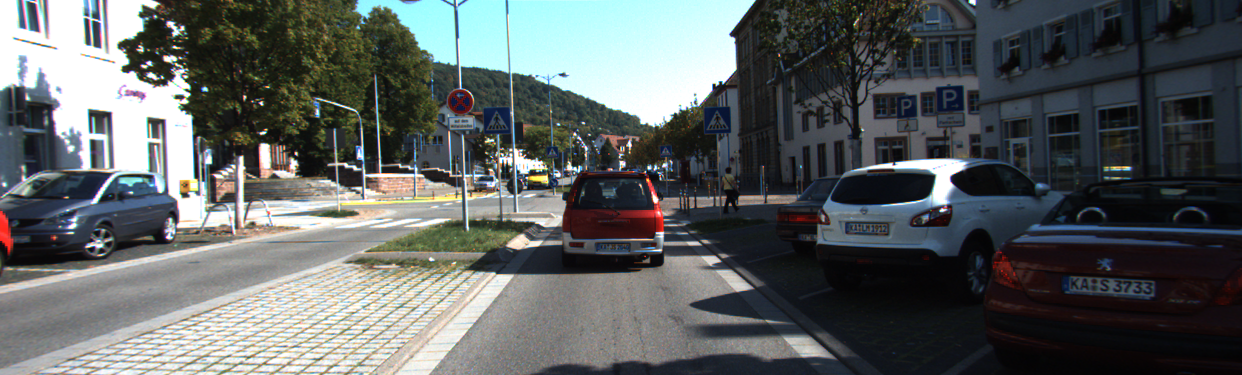
#> input picture exploration/000275.png, 1242 x 375 px
$ jupyter execute --allow-errors Vehicle_Detection.ipynb   (shell and % lines are left out)   (older library calls are emulated)
#> lines starting #> are read from the running program, lines starting #| are printed output that depends on the picture
# Vehicle Detection

I build an SVM classifier to distinguish vehicles from non-vehicles.

Outline:

1. Collect summary statistics on data.
2. Explore and define color features.
3. Define Histogram of Oriented Gradient features.
4. Extract and normalize features.
5. Build and train an SVM classifier.
6. Search for vehicle in an image using a sliding window search.
7. Combine overlapping windows & eliminate false positives.
8. Generate final video output.

## 1. Collect summary statistics on data.

[cell 1]
# Adapted from "Project: Vehicle Detection and Tracking, 19. Data Exploration".

import matplotlib.pyplot as plt
import glob

# Images are divided up into vehicles and non-vehicles
cars = glob.glob('./vehicles/*/*.png')
notcars = glob.glob('./non-vehicles/*/*.png')

# Define a function to return some characteristics of the dataset
def data_look(car_list, notcar_list):
    data_dict = {}
    # Define a key in data_dict "n_cars" and store the number of car images
    data_dict["n_cars"] = len(car_list)
    # Define a key "n_notcars" and store the number of notcar images
    data_dict["n_notcars"] = len(notcar_list)
    # Read in a test image, either car or notcar
    img = plt.imread(car_list[0])
    # Define a key "image_shape" and store the test image shape 3-tuple
    data_dict["image_shape"] = img.shape
    # Define a key "data_type" and store the data type of the test image.
    data_dict["data_type"] = type(img[0, 0, 0])
    # Return data_dict
    return data_dict

#> (the rest of this cell did not finish here and is left out)

The dataset does not suffer from a significant class imbalance.

## 2. Explore and define color features.

[cell 2]
# Adapted from "Project: Vehicle Detection and Tracking, 15. Explore Color Spaces".

import cv2
import numpy as np
from mpl_toolkits.mplot3d import Axes3D

def plot3d(pixels, colors_rgb, axis_labels=list("RGB"), axis_limits=((0, 255), (0, 255), (0, 255))):
    """Plot pixels in 3D."""

    # Create figure and 3D axes
    fig = plt.figure(figsize=(8, 8))
    ax = Axes3D(fig)

    # Set axis limits
    ax.set_xlim(*axis_limits[0])
    ax.set_ylim(*axis_limits[1])
    ax.set_zlim(*axis_limits[2])

    # Set axis labels and sizes
    ax.tick_params(axis='both', which='major', labelsize=14, pad=8)
    ax.set_xlabel(axis_labels[0], fontsize=16, labelpad=16)
    ax.set_ylabel(axis_labels[1], fontsize=16, labelpad=16)
    ax.set_zlabel(axis_labels[2], fontsize=16, labelpad=16)

    # Plot pixel values with colors given in colors_rgb
    ax.scatter(
        pixels[:, :, 0].ravel(),
        pixels[:, :, 1].ravel(),
        pixels[:, :, 2].ravel(),
        c=colors_rgb.reshape((-1, 3)),
        edgecolors='none')

    return ax  # return Axes3D object for further manipulation

def plot_colors(img_path, img_figsize=(15, 15)):
    """Plots img_path and a sample of its pixels in various color spaces."""
#> called with img_path = './exploration/000275.png', img_figsize = (15, 15)
    # Read a color image
    img = cv2.imread(img_path)
#> img is the input picture: shape (375, 1242, 3); mean B, G, R 96.5, 96.6, 91.8
    plt.figure(figsize=img_figsize)
    plt.imshow(cv2.cvtColor(img, cv2.COLOR_BGR2RGB))

    # Select a small fraction of pixels to plot by subsampling it
    scale = max(img.shape[0], img.shape[1], 64) / 64  # at most 64 rows and columns
#> scale = 19.41
    img_small = cv2.resize(img, (np.int(img.shape[1] / scale), np.int(img.shape[0] / scale)),
                           interpolation=cv2.INTER_NEAREST)

    # Convert subsampled image to desired color space(s)
    img_small_RGB = cv2.cvtColor(img_small, cv2.COLOR_BGR2RGB)  # OpenCV uses BGR, matplotlib likes RGB
    img_small_rgb = img_small_RGB / 255.  # scaled to [0, 1], only for plotting
    img_small_HLS = cv2.cvtColor(img_small, cv2.COLOR_BGR2HLS)
    img_small_HSV = cv2.cvtColor(img_small, cv2.COLOR_RGB2HSV)
    img_small_LUV = cv2.cvtColor(img_small, cv2.COLOR_BGR2Luv)
    img_small_YUV = cv2.cvtColor(img_small, cv2.COLOR_BGR2YUV)
    img_small_YCrCb = cv2.cvtColor(img_small, cv2.COLOR_BGR2YCrCb)

    # Plot and show data.
    plot3d(img_small_RGB, img_small_rgb)
    plt.show()
    plot3d(img_small_HLS, img_small_rgb, axis_labels=list("HLS"), axis_limits=((0, 179), (0, 255), (0, 255)))
    plt.show()
    plot3d(img_small_HSV, img_small_rgb, axis_labels=list("HSV"), axis_limits=((0, 179), (0, 255), (0, 255)))
    plt.show()
    plot3d(img_small_LUV, img_small_rgb, axis_labels=list("LUV"))
    plt.show()
    plot3d(img_small_YUV, img_small_rgb, axis_labels=list("YUV"))
    plt.show()
    plot3d(img_small_YCrCb, img_small_rgb, axis_labels=list("YCrCb"))
    plt.show()

plot_colors('./exploration/000275.png')

The image has black, red, and white cars. HLS color space seems to do the best job emphasizing the separation of these points from the rest of the image. HSV color space also performs well, but since HSV and HLS encode similar information in different orders, I'd like to pick one set of color features. Including both would be redundant.

[cell 3]
plot_colors('./exploration/000528.png')
#> call 2 of plot_colors, with img_path = './exploration/000528.png', img_figsize = (15, 15)
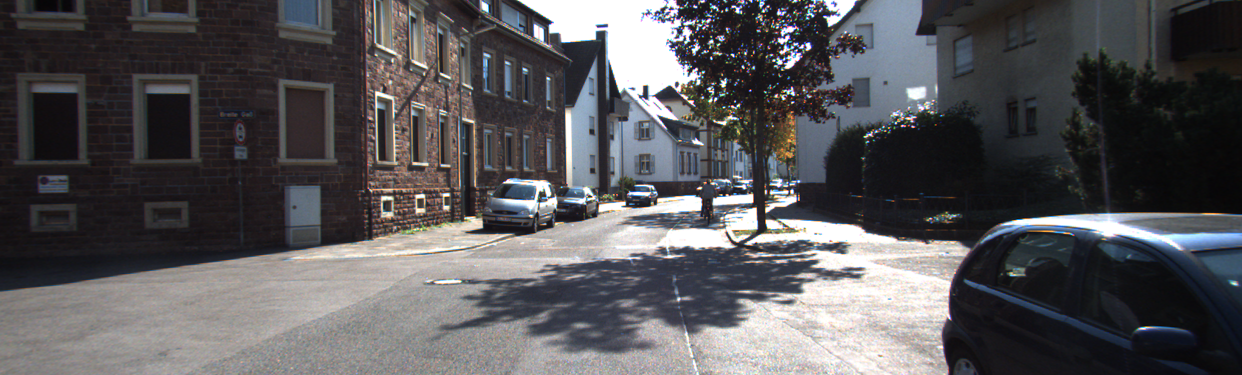
#> input picture exploration/000528.png, 1242 x 375 px
#> in plot_colors, img is the input picture: shape (375, 1242, 3); mean B, G, R 89, 86.4, 87.6

This image has some white (?) cars in the distance and a large black car in the lower right corner. The HLS and HSV color spaces do a good job emphasizing the black car, but HLS does a better job keeping the collection of black points in a single cluster.

[cell 4]
plot_colors('./exploration/001240.png')
#> call 3 of plot_colors, with img_path = './exploration/001240.png', img_figsize = (15, 15)
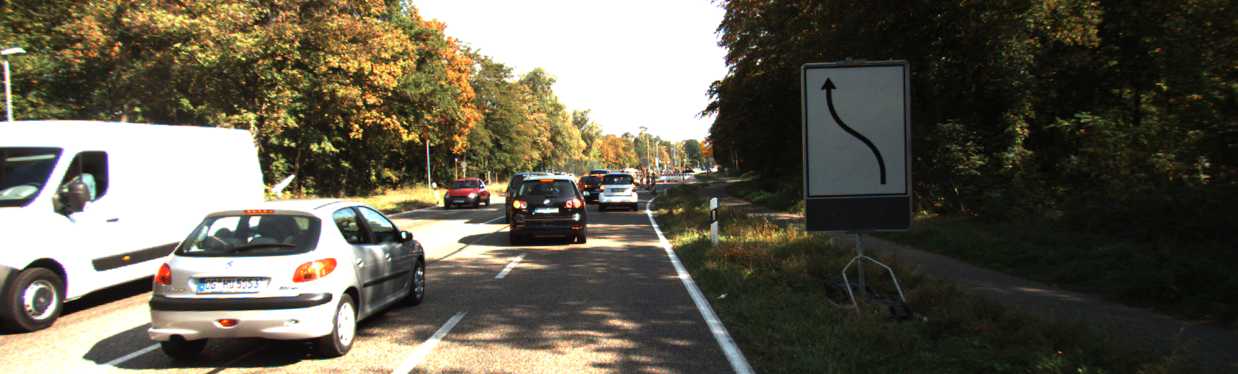
#> input picture exploration/001240.png, 1238 x 374 px
#> in plot_colors, img is the input picture: shape (374, 1238, 3); mean B, G, R 80.8, 94.7, 99

This image has some two nearby white cars, a distant white car, a black car, and a red car. The red car isn't very distinct in any of the color space 3D plots, but HLS color space still seems to do the best job separating out the white and black cars.

[cell 5]
plot_colors('./exploration/yellow_car.png', img_figsize=(2, 2))
#> call 4 of plot_colors, with img_path = './exploration/yellow_car.png', img_figsize = (2, 2)
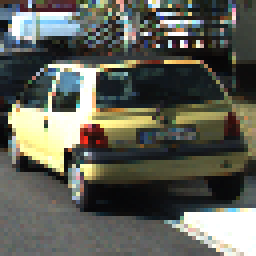
#> input picture exploration/yellow_car.png, 64 x 64 px (shown 4 times larger)
#> in plot_colors, img is the input picture: shape (64, 64, 3); mean B, G, R 86.6, 95.9, 94.3
#> in plot_colors (call 4), `img_small_HLS = cv2.cvtColor(img_small, cv2.COLOR_BGR2HLS)`: img_small_HLS: shape (64, 64, 3); mean of channels 0, 1, 2 62, 91.2, 61.1
#> in plot_colors (call 4), `img_small_HSV = cv2.cvtColor(img_small, cv2.COLOR_RGB2HSV)`: img_small_HSV: shape (64, 64, 3); mean H, S, V 65.2, 61, 102.7
#> in plot_colors (call 4), `img_small_LUV = cv2.cvtColor(img_small, cv2.COLOR_BGR2Luv)`: img_small_LUV: shape (64, 64, 3); mean of channels 0, 1, 2 98.3, 96.7, 142.3
#> in plot_colors (call 4), `img_small_YUV = cv2.cvtColor(img_small, cv2.COLOR_BGR2YUV)`: img_small_YUV: shape (64, 64, 3); mean of channels 0, 1, 2 94.4, 124.2, 128
#> in plot_colors (call 4), `img_small_YCrCb = cv2.cvtColor(img_small, cv2.COLOR_BGR2YCrCb)`: img_small_YCrCb: shape (64, 64, 3); mean of channels 0, 1, 2 94.4, 128, 123.6

HSL color space separates the yellow points from the black points the best (diagonally), and also does a good job separating the yellow car and pale blue background points.

[cell 6]
plot_colors('./exploration/white_car.png', img_figsize=(2, 2))
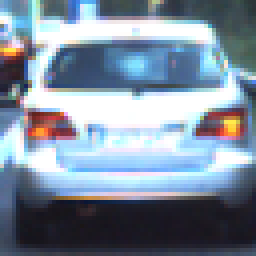
#> input picture exploration/white_car.png, 64 x 64 px (shown 4 times larger)
#> in plot_colors, img is the input picture: shape (64, 64, 3); mean B, G, R 157.5, 141.3, 126.3
#> in plot_colors (call 5), `img_small_HLS = cv2.cvtColor(img_small, cv2.COLOR_BGR2HLS)`: img_small_HLS: shape (64, 64, 3); mean of channels 0, 1, 2 97.5, 141.7, 107.3
#> in plot_colors (call 5), `img_small_HSV = cv2.cvtColor(img_small, cv2.COLOR_RGB2HSV)`: img_small_HSV: shape (64, 64, 3); mean H, S, V 49, 71.2, 162.6
#> in plot_colors (call 5), `img_small_LUV = cv2.cvtColor(img_small, cv2.COLOR_BGR2Luv)`: img_small_LUV: shape (64, 64, 3); mean of channels 0, 1, 2 143.8, 91.4, 122
#> in plot_colors (call 5), `img_small_YUV = cv2.cvtColor(img_small, cv2.COLOR_BGR2YUV)`: img_small_YUV: shape (64, 64, 3); mean of channels 0, 1, 2 138.7, 137.2, 117.2
#> in plot_colors (call 5), `img_small_YCrCb = cv2.cvtColor(img_small, cv2.COLOR_BGR2YCrCb)`: img_small_YCrCb: shape (64, 64, 3); mean of channels 0, 1, 2 138.7, 119.2, 138.7

HLS again separates the white car from the black points the best, but has the defect of treating its red backup lights as separate objects from the car.

[cell 7]
plot_colors('./exploration/red_car.png', img_figsize=(2, 2))
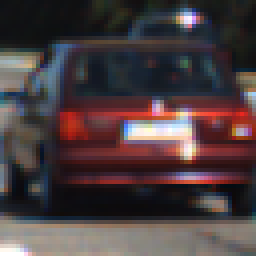
#> input picture exploration/red_car.png, 64 x 64 px (shown 4 times larger)
#> in plot_colors, img is the input picture: shape (64, 64, 3); mean B, G, R 63.7, 61.8, 75.2
#> in plot_colors (call 6), `img_small_HLS = cv2.cvtColor(img_small, cv2.COLOR_BGR2HLS)`: img_small_HLS: shape (64, 64, 3); mean of channels 0, 1, 2 87.4, 68.8, 57.8
#> in plot_colors (call 6), `img_small_HSV = cv2.cvtColor(img_small, cv2.COLOR_RGB2HSV)`: img_small_HSV: shape (64, 64, 3); mean H, S, V 84.6, 80.1, 81.9
#> in plot_colors (call 6), `img_small_LUV = cv2.cvtColor(img_small, cv2.COLOR_BGR2Luv)`: img_small_LUV: shape (64, 64, 3); mean of channels 0, 1, 2 68.6, 103, 137
#> in plot_colors (call 6), `img_small_YUV = cv2.cvtColor(img_small, cv2.COLOR_BGR2YUV)`: img_small_YUV: shape (64, 64, 3); mean of channels 0, 1, 2 66, 126.9, 136.1
#> in plot_colors (call 6), `img_small_YCrCb = cv2.cvtColor(img_small, cv2.COLOR_BGR2YCrCb)`: img_small_YCrCb: shape (64, 64, 3); mean of channels 0, 1, 2 66, 134.6, 126.7

On this red car, HSV color space does a better job keeping the car in a single cluster than HSL.

#> (a cell that did not finish here is left out)

The image is of a patch of road, which is pretty uniform in color and show up in all of the plots as a single cluster.

#> (a cell that did not finish here is left out)

This image is of a patch of sky and part of a tree. HSV and HSL color space separate out these two components. Otherwise, the points in the plots are tightly clustered, unlike in the `*_car.png` images.

#> (a cell that did not finish here is left out)

In HLS and HSV color space, this image has blue and red streaks similar to the `*_car.png` images, although less pronounced. A case like this might give rise to a false positive classification.

Overall, HLS color space seems best suited for distinguishing cars from other objects in a scene.

I next define a `bin_spatial()` function to bin the pixels in an image into `size` buckets, get the color channel information, and flatten the results into a feature vector.

[cell 11]
# Adapted from "Project: Vehicle Detection and Tracking, 16. Spatial Binning of Color".

SPATIAL = 16

# [29 lines left out: functions convert_color, bin_spatial, not called in this run]

# View a random car's spatial bins.
plt.figure(figsize=(15, 15))
#> (the rest of this cell did not finish here and is left out)

A resolution of about 10x10 is as about as low as we can get while retaining an image something like a car. To divide evenly into 64x64, let's go with 16x16.

Our 3D plots showed that the L and S channels are most relevant for picking out cars, so let's include just these two channels.

[cell 12]
# Bins lightness and saturation information in a `size` matrix, which is then
# flattened into a feature vector.
# [6 lines left out: function bin_spatial_ls, not called in this run]

## 3. Define Histogram of Oriented Gradient features.

[cell 13]
# Adapted from "Project: Vehicle Detection and Tracking, 20. scikit-image HOG".

from skimage.feature import hog

ORIENT = 9
PIX_PER_CELL = 8
CELL_PER_BLOCK = 2

# Define a function to return HOG features and visualization
# [22 lines left out: function get_hog_features_one_channel, not called in this run]

# View a random car's HOG visualization.
#> (the rest of this cell did not finish here and is left out)

To minimize the number of features, I try and push the pixels per cell value as high as possible. A value of 12 is about as high as can be used without beginning to impact resolution. To divide evenly into 64, let's use 8.

I only care about shape information, so to minimize the number of features while increasing/maintaining contrast, I grayscale the image to reduce it to a single channel.

## 4. Extract and normalize features.

[cell 14]
# Adapted from "Project: Vehicle Detection and Tracking, 22. Combine and Normalize Features" & "29. HOG Classify."

import matplotlib.image as mpimg
from sklearn.preprocessing import StandardScaler

# Extracts spatial bin and HOG features from one image.
# [9 lines left out: function extract_image_features, not called in this run]

# Extracts spatial bin and HOG featuers from a list of images.
def extract_features(img_path_list, orient, pix_per_cell, cell_per_block, spatial_size=(16, 16)):
    # Create a list to append feature vectors to
    features = []
    # Iterate through the list of images
    for path in img_path_list:
        # Read in each one by one
        img = plt.imread(path)
        # Add features to feature vector list.
        features.append(
            extract_image_features(img, orient, pix_per_cell, cell_per_block, spatial_size=spatial_size))
    # Return list of feature vectors
    return features


car_features = extract_features(cars, ORIENT, PIX_PER_CELL, CELL_PER_BLOCK, spatial_size=(SPATIAL, SPATIAL))
notcar_features = extract_features(notcars, ORIENT, PIX_PER_CELL, CELL_PER_BLOCK, spatial_size=(SPATIAL, SPATIAL))
